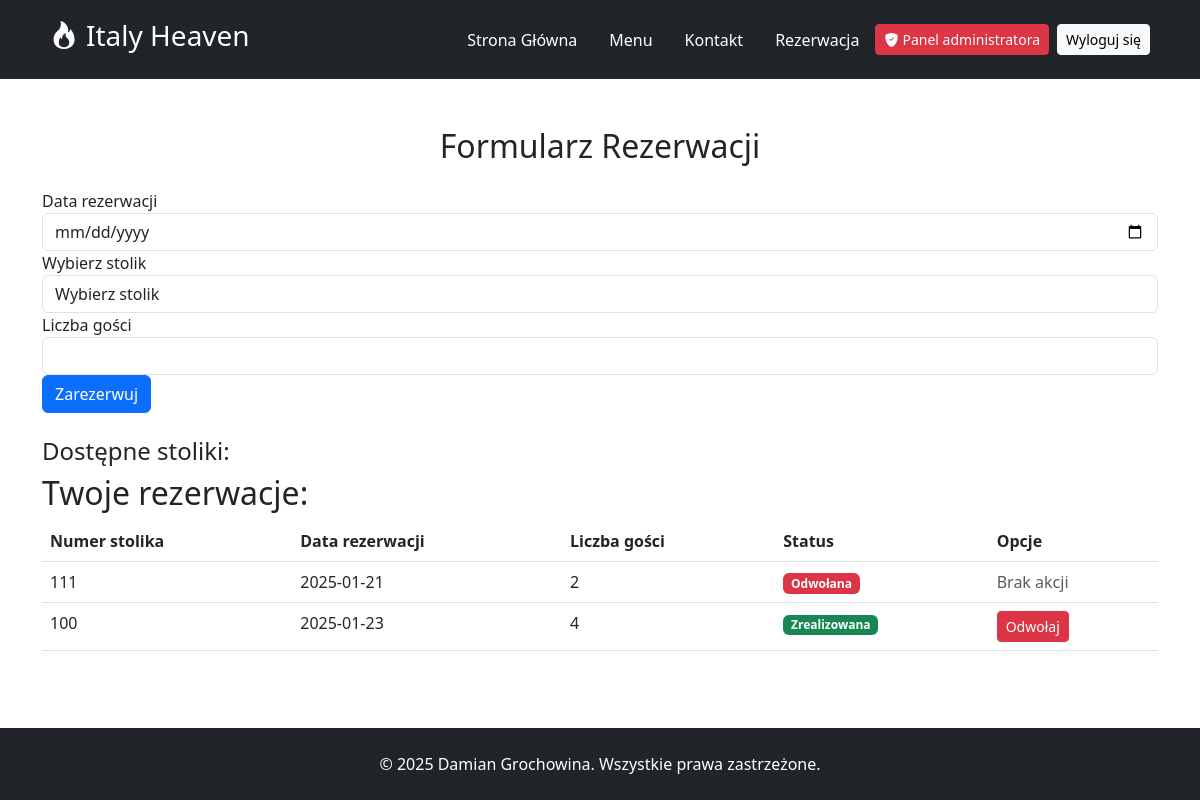
The page /rezerwuj (signed in) on the database its author committed.
### tables this page shows
CREATE TABLE `reservations` (
  `id` int(11) NOT NULL,
  `user_id` int(11) DEFAULT NULL,
  `table_id` int(11) DEFAULT NULL,
  `reservation_date` datetime DEFAULT NULL,
  `guests` int(11) DEFAULT NULL,
  `cancelled` tinyint(1) NOT NULL DEFAULT 0
);

CREATE TABLE `tables` (
  `id` int(11) NOT NULL,
  `table_number` int(11) DEFAULT NULL,
  `seats` int(11) DEFAULT NULL
);

### Controllers/ReservationController.php (called while the page is built, shortened)
<?php
require_once '../models/Reservation.php';
require_once '../config/db.php';
class ReservationController
{
    public function showReservationForm()
    {
        global $pdo;
        if (isset($_SESSION['user_id'])) {
            $user_id = $_SESSION['user_id'];
            $userReservations = Reservation::getUserReservations($pdo, $user_id);
        } else {
            $userReservations = [];
        }
        include '../views/rezerwacja.php';
    }
}

### Models/Reservation.php (called while the page is built, shortened)
<?php
class Reservation
{
    public static function getUserReservations($pdo, $user_id)
    {
        $query = "SELECT r.id, r.table_id, r.reservation_date, r.guests, t.table_number, r.cancelled
                  FROM reservations r
                  JOIN tables t ON r.table_id = t.id
                  WHERE r.user_id = :user_id";
        $stmt = $pdo->prepare($query);
        $stmt->bindParam(':user_id', $user_id);
        $stmt->execute();
        return $stmt->fetchAll(PDO::FETCH_ASSOC);
    }
}

### Views/rezerwacja.php (the view, shortened to what this page needs)
<?php
include '../public/layout/header.php';
if (!isset($_SESSION['user_id'])) {
    echo "<div class='alert alert-danger' role='alert'>Musisz być zalogowany, aby zarezerwować stolik!</div>";
} else {
?>
    <div class="container py-5 mb-5">
        <h2 class="text-center mb-4">Formularz Rezerwacji</h2>
        <form id="reservation_form" action="/rezerwuj" method="POST">
            <div class="form-group">
                <label for="reservation_date">Data rezerwacji</label>
                <input type="date" id="reservation_date" name="reservation_date" class="form-control" required>
            </div>
            <div class="form-group">
                <label for="table_id">Wybierz stolik</label>
                <select id="table_id" name="table_id" class="form-control" required>
                    <option value="">Wybierz stolik</option>
                </select>
            </div>
            <div class="form-group">
                <label for="guests">Liczba gości</label>
                <input type="number" id="guests" name="guests" class="form-control" required min="1">
            </div>
            <button type="submit" class="btn btn-primary">Zarezerwuj</button>
        </form>
        <div id="available_tables" class="mt-4">
            <h4>Dostępne stoliki:</h4>
        </div>
        <h2>Twoje rezerwacje:</h2>
        <?php if (isset($userReservations) && count($userReservations) > 0): ?>
            <table class="table">
                <thead>
                    <tr>
                        <th>Numer stolika</th>
                        <th>Data rezerwacji</th>
                        <th>Liczba gości</th>
                        <th>Status</th>
                        <th>Opcje</th>
                    </tr>
                </thead>
                <tbody>
                    <?php foreach ($userReservations as $reservation): ?>
                        <tr>
                            <td><?php echo $reservation['table_number']; ?></td>
                            <td><?php echo date('Y-m-d', strtotime($reservation['reservation_date'])); ?></td>
                            <td><?php echo $reservation['guests']; ?></td>
                            <td>
                                <?php
                                if ($reservation['cancelled']) {
                                    echo '<span class="badge bg-danger">Odwołana</span>';
                                } elseif ($reservation['reservation_date'] >= date('Y-m-d')) {
                                    echo '<span class="badge bg-primary">Oczekuje</span>';
                                } else {
                                    echo '<span class="badge bg-success">Zrealizowana</span>';
                                }
                                ?>
                            </td>
                            <td>
                                <?php if (!$reservation['cancelled']): ?>
                                    <button class="btn btn-danger btn-sm cancel-reservation" data-reservation-id="<?php echo $reservation['id']; ?>" data-bs-toggle="modal" data-bs-target="#cancelModal">
                                        Odwołaj
                                    </button>
                                <?php else: ?>
                                    <span class="text-muted">Brak akcji</span>
                                <?php endif; ?>
                            </td>
                        </tr>
                    <?php endforeach; ?>
                </tbody>
            </table>
        <?php else: ?>
            <p>Nie masz żadnych rezerwacji.</p>
        <?php endif; ?>
    </div>
<?php
}
include '../public/layout/footer.php';
?>

### rows shown on the page
reservations: table.table_number "111", reservation_date "2025-01-21", guests "2", cancelled "Odwołana"
reservations: table.table_number "100", reservation_date "2025-01-23", guests "4", cancelled "Zrealizowana"
